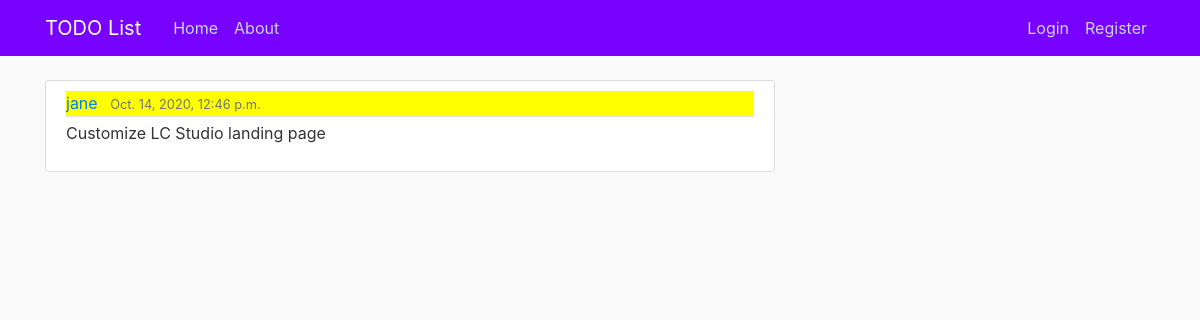
The app's page /todo/5/ with its own data.
### todo/models.py (models this page shows, shortened)
class Todo(models.Model):
    state = models.CharField(max_length=100)
    content = models.TextField()
    date_posted = models.DateTimeField(default=timezone.now)
    author = models.ForeignKey(User, on_delete=models.CASCADE)

### todo/views.py (the view)
# urls.py: path('todo/<int:pk>/', TodoDetailView.as_view(), name='todo-detail'),
class TodoDetailView(DetailView):
    model = Todo

### todo/templates/todo/todo_detail.html (shortened to what this page needs)
 {% extends "todo/base.html" %}
{%block content%}
        <article class="media content-section {{ object.status}}">
          <div class="media-body">
            <div class="article-metadata {{object.state}}">
              <a class="mr-2" href="#">{{ object.author }}</a>
              <small class="text-muted">{{ object.date_posted }}</small>
            </div>
            <p class="article-content">{{ object.content }}</p>
          </div>
        </article>
{% endblock%}

### todo/static/todo/main.css (style rules this page uses)
body { background: #fafafa; color: #333333; margin-top: 5rem; }
.content-section { background: #ffffff; padding: 10px 20px; border: 1px solid #dddddd; border-radius: 3px; margin-bottom: 20px; }
.article-content { white-space: pre-line; }
.article-metadata { padding-bottom: 1px; margin-bottom: 4px; border-bottom: 1px solid #e3e3e3 }
.yellow { background-color: yellow; }

### records on screen
Todo: author "jane", date_posted "Oct. 14, 2020, 12:46 p.m.", content "Customize LC Studio landing page"
